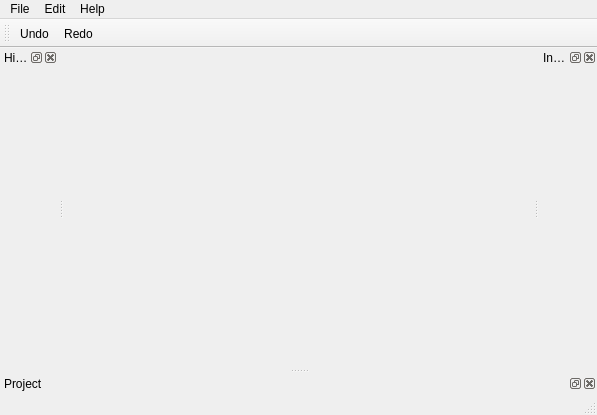
<?xml version="1.0" encoding="UTF-8"?>
<ui version="4.0">
 <class>MainWindow</class>
 <widget class="QMainWindow" name="MainWindow">
  <property name="geometry">
   <rect>
    <x>0</x>
    <y>0</y>
    <width>597</width>
    <height>415</height>
   </rect>
  </property>
  <property name="windowTitle">
   <string>MainWindow</string>
  </property>
  <widget class="QWidget" name="centralWidget"/>
  <widget class="QMenuBar" name="menuBar">
   <property name="geometry">
    <rect>
     <x>0</x>
     <y>0</y>
     <width>597</width>
     <height>21</height>
    </rect>
   </property>
   <widget class="QMenu" name="menuFile">
    <property name="title">
     <string>File</string>
    </property>
    <addaction name="LoadFileButton"/>
    <addaction name="SaveFileButton"/>
    <addaction name="separator"/>
    <addaction name="actionExit"/>
   </widget>
   <widget class="QMenu" name="menuView">
    <property name="title">
     <string>Edit</string>
    </property>
    <addaction name="actionUndo"/>
    <addaction name="actionRedo"/>
   </widget>
   <widget class="QMenu" name="menuHelp">
    <property name="title">
     <string>Help</string>
    </property>
    <addaction name="actionGitHub_repository"/>
   </widget>
   <addaction name="menuFile"/>
   <addaction name="menuView"/>
   <addaction name="menuHelp"/>
  </widget>
  <widget class="QToolBar" name="mainToolBar">
   <attribute name="toolBarArea">
    <enum>TopToolBarArea</enum>
   </attribute>
   <attribute name="toolBarBreak">
    <bool>false</bool>
   </attribute>
   <addaction name="actionUndo"/>
   <addaction name="actionRedo"/>
  </widget>
  <widget class="QStatusBar" name="statusBar"/>
  <widget class="QDockWidget" name="InspectorDock">
   <property name="windowTitle">
    <string>Inspector</string>
   </property>
   <attribute name="dockWidgetArea">
    <number>2</number>
   </attribute>
   <widget class="QWidget" name="dockWidgetContents_2"/>
  </widget>
  <widget class="QDockWidget" name="ProjectDock">
   <property name="windowTitle">
    <string>Project</string>
   </property>
   <attribute name="dockWidgetArea">
    <number>8</number>
   </attribute>
   <widget class="QWidget" name="dockWidgetContents_3"/>
  </widget>
  <widget class="QDockWidget" name="HierarchyDock">
   <property name="windowTitle">
    <string>Hierarchy</string>
   </property>
   <attribute name="dockWidgetArea">
    <number>1</number>
   </attribute>
   <widget class="QWidget" name="dockWidgetContents_4"/>
  </widget>
  <action name="LoadFileButton">
   <property name="icon">
    <iconset resource="icons.qrc">
     <normaloff>:/icons/open</normaloff>:/icons/open</iconset>
   </property>
   <property name="text">
    <string>Load file</string>
   </property>
  </action>
  <action name="SaveFileButton">
   <property name="icon">
    <iconset resource="icons.qrc">
     <normaloff>:/icons/save</normaloff>:/icons/save</iconset>
   </property>
   <property name="text">
    <string>Save file</string>
   </property>
  </action>
  <action name="actionUndo">
   <property name="icon">
    <iconset resource="icons.qrc">
     <normaloff>:/icons/undo</normaloff>:/icons/undo</iconset>
   </property>
   <property name="text">
    <string>Undo</string>
   </property>
   <property name="toolTip">
    <string>undo your last action</string>
   </property>
  </action>
  <action name="actionRedo">
   <property name="icon">
    <iconset resource="icons.qrc">
     <normaloff>:/icons/redo</normaloff>:/icons/redo</iconset>
   </property>
   <property name="text">
    <string>Redo</string>
   </property>
   <property name="toolTip">
    <string>redo your last action</string>
   </property>
  </action>
  <action name="actionExit">
   <property name="icon">
    <iconset resource="icons.qrc">
     <normaloff>:/icons/exit</normaloff>:/icons/exit</iconset>
   </property>
   <property name="text">
    <string>Exit</string>
   </property>
   <property name="toolTip">
    <string>exits the application</string>
   </property>
  </action>
  <action name="actionGitHub_repository">
   <property name="text">
    <string>GitHub repository</string>
   </property>
  </action>
 </widget>
 <layoutdefault spacing="6" margin="11"/>
 <resources>
  <include location="icons.qrc"/>
 </resources>
 <connections/>
</ui>
